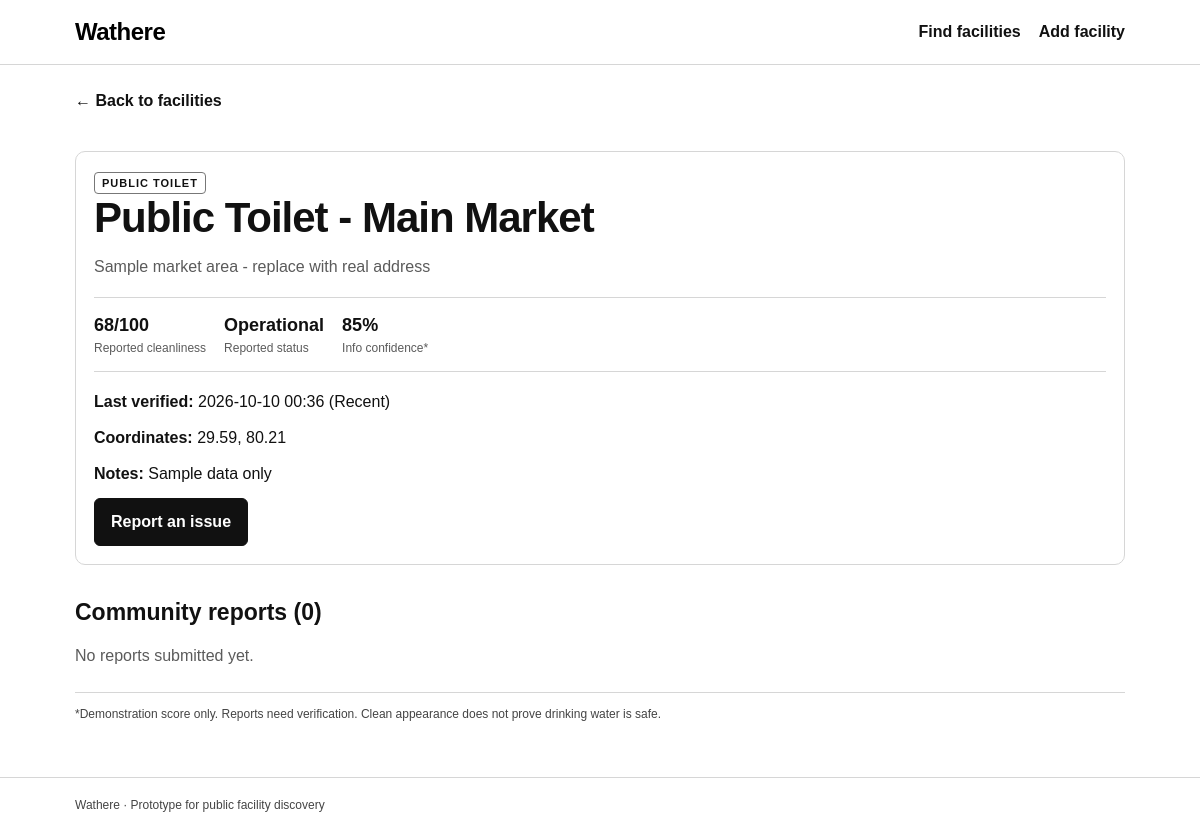
The app's page /facility/2 with its own data.
### tables this page shows
CREATE TABLE facilities (
                id INTEGER PRIMARY KEY AUTOINCREMENT,
                name TEXT NOT NULL,
                facility_type TEXT NOT NULL,
                address TEXT NOT NULL,
                latitude REAL NOT NULL,
                longitude REAL NOT NULL,
                operational_status TEXT NOT NULL DEFAULT 'Unknown',
                cleanliness_score INTEGER NOT NULL DEFAULT 50,
                water_quality TEXT NOT NULL DEFAULT 'Not tested',
                last_verified TEXT NOT NULL,
                notes TEXT DEFAULT ''
            );

### app.py (the view)
@app.route("/facility/<int:facility_id>")
def facility_detail(facility_id):
    with connect_db() as conn:
        facility = conn.execute("SELECT * FROM facilities WHERE id = ?", (facility_id,)).fetchone()
        reports = conn.execute(
            "SELECT * FROM reports WHERE facility_id = ? ORDER BY id DESC", (facility_id,)
        ).fetchall()
    if not facility:
        flash("Facility not found.", "error")
        return redirect(url_for("index"))
    report_count = len(reports)
    item = dict(facility)
    item["freshness"] = freshness_label(item["last_verified"])
    item["confidence"] = confidence_score(item, report_count)
    return render_template("facility.html", facility=item, reports=reports)

### app.py (called while the page is built)
def connect_db():
    conn = sqlite3.connect(DB_PATH)
    conn.row_factory = sqlite3.Row
    return conn

def freshness_label(last_verified):
    try:
        dt = datetime.strptime(last_verified, "%Y-%m-%d %H:%M")
        age = datetime.now() - dt
        if age <= timedelta(hours=24):
            return "Recent"
        if age <= timedelta(days=7):
            return "A few days old"
        return "Outdated"
    except ValueError:
        return "Unknown"

def confidence_score(facility, report_count):
    freshness = freshness_label(facility["last_verified"])
    score = 45
    if freshness == "Recent":
        score += 30
    elif freshness == "A few days old":
        score += 15
    score += min(report_count * 5, 15)
    if facility["operational_status"] != "Unknown":
        score += 10
    return min(score, 100)

### templates/facility.html (shortened to what this page needs)
{% extends "base.html" %}
{% block content %}
<a class="back" href="{{ url_for('index') }}">← Back to facilities</a>
<article class="detail-card">
  <span class="type-tag">{{ "DRINKING WATER" if facility.facility_type == "Water" else "PUBLIC TOILET" }}</span>
  <h1>{{ facility.name }}</h1>
  <p class="muted">{{ facility.address }}</p>
  <div class="metrics">
    <div><strong>{{ facility.cleanliness_score }}/100</strong><span>Reported cleanliness</span></div>
    <div><strong>{{ facility.operational_status }}</strong><span>Reported status</span></div>
    <div><strong>{{ facility.confidence }}%</strong><span>Info confidence*</span></div>
  </div>
  <p><b>Last verified:</b> {{ facility.last_verified }} ({{ facility.freshness }})</p>
  <p><b>Coordinates:</b> {{ facility.latitude }}, {{ facility.longitude }}</p>
  {% if facility.notes %}<p><b>Notes:</b> {{ facility.notes }}</p>{% endif %}
  <a class="button" href="{{ url_for('report_issue', facility_id=facility.id) }}">Report an issue</a>
</article>
<section class="reports">
  <h2>Community reports ({{ reports|length }})</h2>
  {% for r in reports %}
    <article class="report">
      <b>{{ r.issue_type }}</b><span class="small">{{ r.created_at }}</span>
      <p>{{ r.description }}</p>
      {% if r.image_filename %}<p><a href="{{ url_for('static', filename='../uploads/' + r.image_filename) }}">Uploaded image filename: {{ r.image_filename }}</a></p>{% endif %}
    </article>
  {% else %}
    <p class="muted">No reports submitted yet.</p>
  {% endfor %}
</section>
<p class="disclaimer">*Demonstration score only. Reports need verification. Clean appearance does not prove drinking water is safe.</p>
{% endblock %}

### static/style.css (style rules this page uses)
:root { color-scheme: light; --ink:#111; --muted:#5b5b5b; --line:#d6d6d6; --soft:#f5f5f5; }
* { box-sizing: border-box; }
body { margin:0; font-family: Arial, Helvetica, sans-serif; color:var(--ink); background:#fff; line-height:1.5; }
nav a, .section-heading a, .text-link, .back { color:#111; font-weight:700; text-decoration:none; }
.eyebrow, .type-tag { font-size:11px; font-weight:800; letter-spacing:1px; }
h1 { font-size:clamp(28px, 5vw, 42px); line-height:1.12; margin:0 0 14px; letter-spacing:-1px; }
h2 { font-size:23px; margin:0 0 14px; }
p { margin:8px 0 12px; }
.muted, .small { color:var(--muted); }
button, .button { border:1px solid #111; background:#111; color:#fff; border-radius:6px; padding:11px 16px; font:inherit; font-weight:700; cursor:pointer; text-decoration:none; display:inline-block; }
.card, .detail-card, .form-card, .report { border:1px solid var(--line); border-radius:10px; padding:18px; background:#fff; }
.type-tag { border:1px solid #777; padding:4px 7px; border-radius:4px; }
.metrics { display:flex; gap:18px; flex-wrap:wrap; margin:18px 0; padding:14px 0; border-top:1px solid var(--line); border-bottom:1px solid var(--line); }
.metrics div { display:flex; flex-direction:column; min-width:90px; }
.metrics strong { font-size:18px; }
.metrics span { font-size:12px; color:var(--muted); }
.disclaimer { border-top:1px solid var(--line); margin-top:24px; padding-top:12px; font-size:12px; color:#444; }
.detail-card { margin-top:20px; }
.reports { margin-top:30px; }
.back { display:inline-block; margin-bottom:18px; }

### records on screen
facilities: facility_type "PUBLIC TOILET", name "Public Toilet - Main Market", address "Sample market area - replace with real address", cleanliness_score "68", operational_status "Operational", last_verified "2026-10-10 00:36", latitude "29.59", longitude "80.21", notes "Sample data only"

### other values on screen
{{ facility.confidence }} "85"
{{ facility.freshness }} "Recent"
{{ reports|length }} "0"
